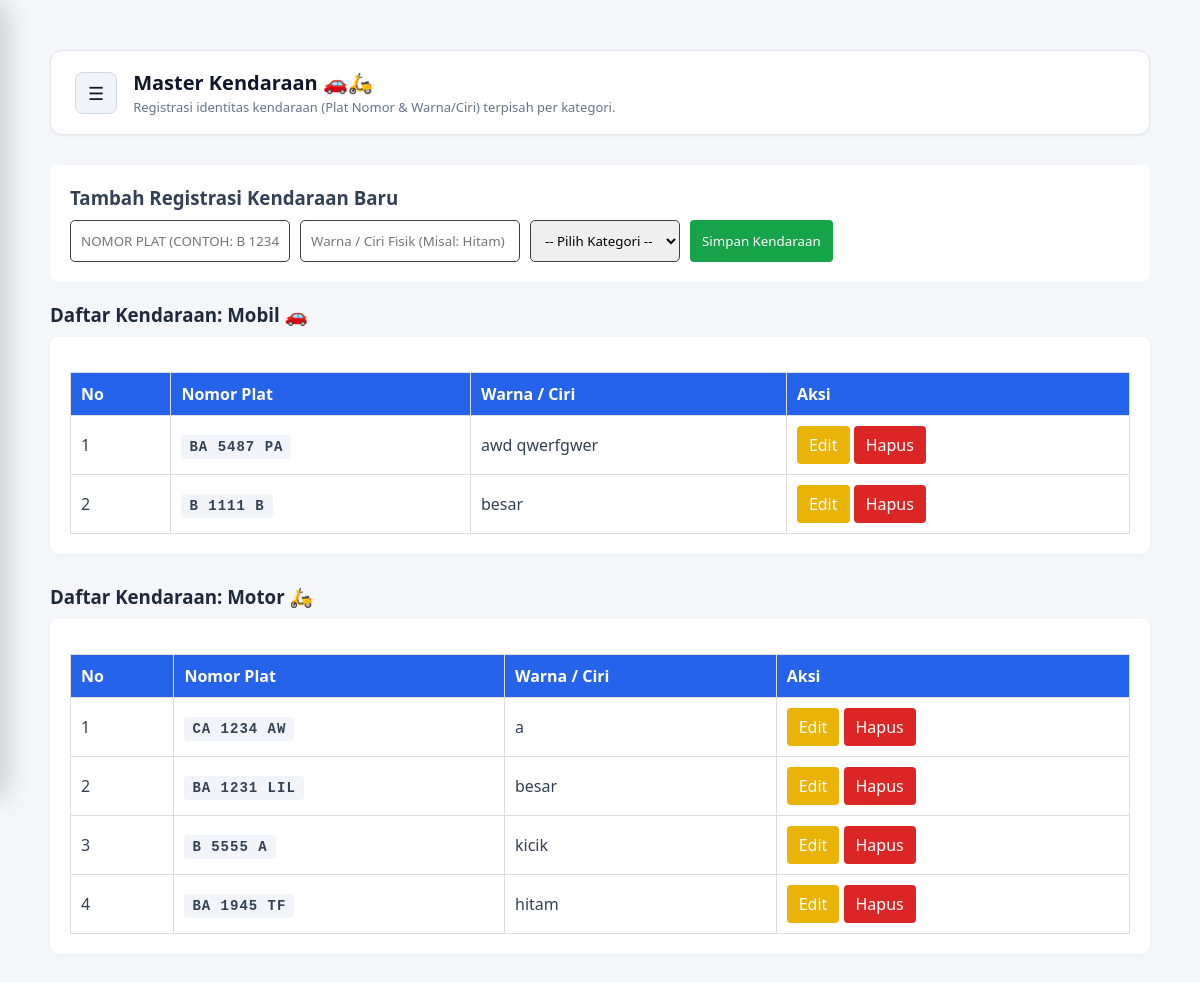
The app's page /app_parkir/admin/php-admin/kendaraan.php (signed in) with its own data.
### tables this page shows
CREATE TABLE `tb_kendaraan` (
  `id_kendaraan` int(11) NOT NULL,
  `plat_nomor` varchar(15) NOT NULL,
  `jenis_kendaraan` varchar(20) NOT NULL,
  `warna` varchar(100) NOT NULL,
  `id_user` int(11) DEFAULT NULL
);

### app_parkir/admin/php-admin/kendaraan.php (the view, shortened to what this page needs)
<?php
require_once '../../config/koneksi.php';
$edit_data = null;
$mobil_list = mysqli_query($koneksi, "SELECT * FROM tb_kendaraan WHERE LOWER(jenis_kendaraan)='mobil' ORDER BY id_kendaraan DESC");
$motor_list = mysqli_query($koneksi, "SELECT * FROM tb_kendaraan WHERE LOWER(jenis_kendaraan)='motor' ORDER BY id_kendaraan DESC");
?>
<!DOCTYPE html>
<html lang="id">
<head>
    <link rel="stylesheet" href="../css-admin/dashboard.css?v=<?= time(); ?>">
    <link rel="stylesheet" href="../css-admin/user.css?v=<?= time(); ?>">
</head>
<body>
    <div class="content">
        <div class="header">
            <div class="header-left">
                <button class="menu-toggle" id="btnToggle" title="Buka Menu">☰</button>
                <div>
                    <h2>Master Kendaraan 🚗🛵</h2>
                    <p>Registrasi identitas kendaraan (Plat Nomor & Warna/Ciri) terpisah per kategori.</p>
                </div>
            </div>
        </div>
        <div class="form-box">
            <h3><?= $edit_data ? 'Edit Data Kendaraan' : 'Tambah Registrasi Kendaraan Baru'; ?></h3>
            <form action="" method="POST" style="display: flex; gap: 10px; flex-wrap: wrap; margin-top: 10px;">
                <input type="text"
                       name="plat_nomor"
                       id="plat_nomor"
                       placeholder="Nomor Plat (Contoh: B 1234 ABC)"
                       value="<?= $edit_data['plat_nomor'] ?? ''; ?>"
                       style="text-transform: uppercase;"
                       oninput="this.value = this.value.toUpperCase();"
                       pattern="^[A-Za-z]{1,2}\s?[0-9]{1,4}\s?[A-Za-z]{1,3}$"
                       title="Format: 1-2 Huruf Depan, 1-4 Angka Tengah, 1-3 Huruf Belakang. Contoh: B 1234 ABC"
                       required>
                <input type="text" name="warna" placeholder="Warna / Ciri Fisik (Misal: Hitam)" value="<?= $edit_data['warna'] ?? ''; ?>" required>
                <select name="jenis_kendaraan" required>
                    <option value="">-- Pilih Kategori --</option>
                </select>
                <?php if ($edit_data): ?>
                    <button type="submit" name="edit" class="btn btn-edit">Update Kendaraan</button>
                    <a href="kendaraan.php" class="btn" style="background: #64748b; color: white;">Batal</a>
                <?php else: ?>
                    <button type="submit" name="tambah" class="btn btn-add">Simpan Kendaraan</button>
                <?php endif; ?>
            </form>
        </div>
        <h3 style="margin: 20px 0 10px 0; color: #1e293b;">Daftar Kendaraan: Mobil 🚗</h3>
        <div style="overflow-x: auto; background: white; padding: 20px; border-radius: 8px; box-shadow: 0 1px 3px rgba(0,0,0,0.05); margin-bottom: 30px;">
            <table>
                <thead>
                    <tr>
                        <th>No</th>
                        <th>Nomor Plat</th>
                        <th>Warna / Ciri</th>
                        <th>Aksi</th>
                    </tr>
                </thead>
                <tbody>
                    <?php
                    $no = 1;
                    if (mysqli_num_rows($mobil_list) > 0):
                        while($row = mysqli_fetch_assoc($mobil_list)):
                    ?>
                    <tr>
                        <td><?= $no++; ?></td>
                        <td><b style="background: #f1f5f9; padding: 4px 8px; border-radius: 4px; font-family: monospace; font-size: 14px; letter-spacing: 1px;"><?= strtoupper($row['plat_nomor']); ?></b></td>
                        <td><?= htmlspecialchars($row['warna']); ?></td>
                        <td>
                            <a href="kendaraan.php?edit_id=<?= $row['id_kendaraan']; ?>" class="btn btn-edit">Edit</a>
                            <a href="kendaraan.php?hapus=<?= $row['id_kendaraan']; ?>" onclick="return confirm('Hapus data kendaraan ini?')" class="btn btn-delete">Hapus</a>
                        </td>
                    </tr>
                    <?php
                        endwhile;
                    else:
                    ?>
                    <tr><td colspan="4" style="text-align:center; color:#94a3b8;">Belum ada data mobil.</td></tr>
                    <?php endif; ?>
                </tbody>
            </table>
        </div>
        <h3 style="margin: 20px 0 10px 0; color: #1e293b;">Daftar Kendaraan: Motor 🛵</h3>
        <div style="overflow-x: auto; background: white; padding: 20px; border-radius: 8px; box-shadow: 0 1px 3px rgba(0,0,0,0.05);">
            <table>
                <thead>
                    <tr>
                        <th>No</th>
                        <th>Nomor Plat</th>
                        <th>Warna / Ciri</th>
                        <th>Aksi</th>
                    </tr>
                </thead>
                <tbody>
                    <?php
                    $no = 1;
                    if (mysqli_num_rows($motor_list) > 0):
                        while($row = mysqli_fetch_assoc($motor_list)):
                    ?>
                    <tr>
                        <td><?= $no++; ?></td>
                        <td><b style="background: #f1f5f9; padding: 4px 8px; border-radius: 4px; font-family: monospace; font-size: 14px; letter-spacing: 1px;"><?= strtoupper($row['plat_nomor']); ?></b></td>
                        <td><?= htmlspecialchars($row['warna']); ?></td>
                        <td>
                            <a href="kendaraan.php?edit_id=<?= $row['id_kendaraan']; ?>" class="btn btn-edit">Edit</a>
                            <a href="kendaraan.php?hapus=<?= $row['id_kendaraan']; ?>" onclick="return confirm('Hapus data kendaraan ini?')" class="btn btn-delete">Hapus</a>
                        </td>
                    </tr>
                    <?php
                        endwhile;
                    else:
                    ?>
                    <tr><td colspan="4" style="text-align:center; color:#94a3b8;">Belum ada data motor.</td></tr>
                    <?php endif; ?>
                </tbody>
            </table>
        </div>
    </div>
</body>
</html>

### app_parkir/admin/css-admin/dashboard.css (style rules this page uses)
* { margin: 0; padding: 0; box-sizing: border-box; font-family: "Segoe UI", system-ui, -apple-system, sans-serif; }
body { background-color: #f8fafc; color: #334155; display: flex; min-height: 100vh; position: relative; overflow-x: hidden; }
.content { flex: 1; padding: 30px; overflow-y: auto; width: 100%; }
.header { background-color: #ffffff; padding: 18px 24px; border-radius: 12px; box-shadow: 0 1px 3px rgba(0, 0, 0, 0.05); margin-bottom: 30px; border: 1px solid #e2e8f0; }
.header-left { display: flex; align-items: center; gap: 16px; }
.menu-toggle { background-color: #f1f5f9; color: #0f172a; border: 1px solid #cbd5e1; padding: 8px 12px; border-radius: 8px; font-size: 18px; cursor: pointer; transition: all 0.2s ease; display: flex; align-items: center; justify-content: center; }
.header h2 { font-size: 20px; color: #0f172a; margin-bottom: 2px; }
.header p { color: #64748b; font-size: 13px; }

### app_parkir/admin/css-admin/user.css (style rules this page uses)
body { font-family: Arial, sans-serif; padding: 20px; background: #f4f6f9; }
table { width: 100%; border-collapse: collapse; background: #fff; margin-top: 15px; }
th, td { border: 1px solid #ddd; padding: 10px; text-align: left; }
th { background-color: #2563eb; color: white; }
.form-box { background: #fff; padding: 20px; border-radius: 8px; margin-bottom: 20px; }
.btn { padding: 8px 12px; border: none; cursor: pointer; text-decoration: none; display: inline-block; border-radius: 4px; }
.btn-add { background: #16a34a; color: white; padding: 12px; }
.btn-edit { background: #eab308; color: white; }
.btn-delete { background: #dc2626; color: white; }
input, select { padding: 10px; border: #3e3f3f solid 1px; border-radius: 5px; }

### records on screen
tb_kendaraan: plat_nomor "BA 5487 PA", warna "awd qwerfgwer"
tb_kendaraan: plat_nomor "B 1111 B", warna "besar"
tb_kendaraan: plat_nomor "CA 1234 AW", warna "a"
tb_kendaraan: plat_nomor "BA 1231 LIL", warna "besar"
tb_kendaraan: plat_nomor "B 5555 A", warna "kicik"
tb_kendaraan: plat_nomor "BA 1945 TF", warna "hitam"
